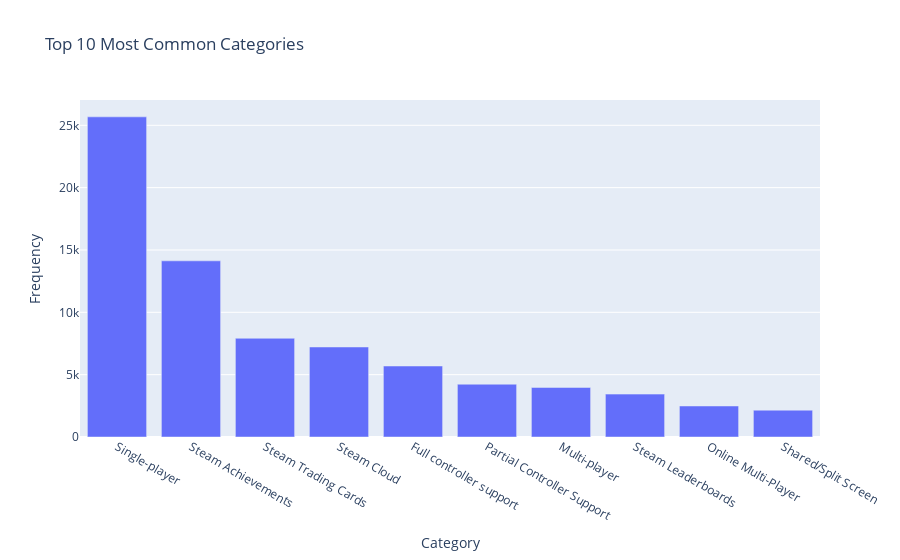

Notebook code for this chart:
### Code cell
if 'categories' in df.columns:
    category_counter = Counter()
    for entry in df['categories'].dropna():
        for cat in entry.split(';'):
            category_counter[cat.strip()] += 1

    category_df = pd.DataFrame(category_counter.items(), columns=['Category', 'Count'])
    category_df = category_df.sort_values(by='Count', ascending=False).head(10)

    fig = px.bar(
        category_df,
        x='Category',
        y='Count',
        title='Top 10 Most Common Categories',
        labels={'Category': 'Category', 'Count': 'Frequency'}
    )
    fig.update_layout(xaxis=dict(categoryorder='total descending'))
    fig.show()

### Figure 1 — Plotly figure (JSON) as saved in the notebook; plotly's stock layout.template omitted (floating-point values rounded to 4 significant figures)
{"data": [{"hovertemplate": "Category=%{x}<br>Frequency=%{y}<extra></extra>", "legendgroup": "", "marker": {"color": "#636efa", "pattern": {"shape": ""}}, "name": "", "orientation": "v", "showlegend": false, "textposition": "auto", "type": "bar", "x": ["Single-player", "Steam Achievements", "Steam Trading Cards", "Steam Cloud", "Full controller support", "Partial Controller Support", "Multi-player", "Steam Leaderboards", "Online Multi-Player", "Shared/Split Screen"], "xaxis": "x", "y": [25678, 14130, 7918, 7219, 5695, 4234, 3974, 3439, 2487, 2152], "yaxis": "y"}], "layout": {"barmode": "relative", "legend": {"tracegroupgap": 0}, "title": {"text": "Top 10 Most Common Categories"}, "xaxis": {"anchor": "y", "categoryorder": "total descending", "domain": [0, 1], "title": {"text": "Category"}}, "yaxis": {"anchor": "x", "domain": [0, 1], "title": {"text": "Frequency"}}}}
